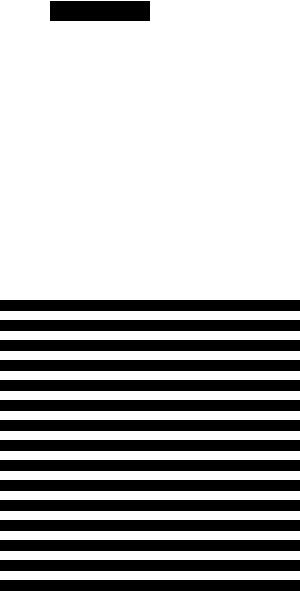
Frame 1 (no input)
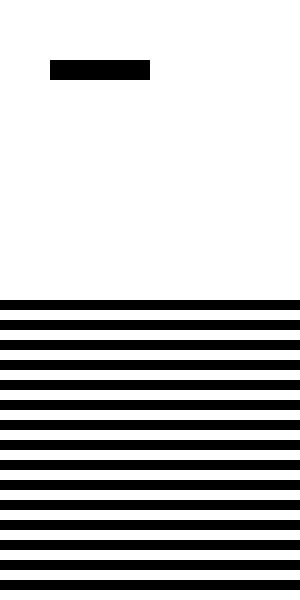
Frame 60 (the mouse pressed at the canvas centre just before this capture)
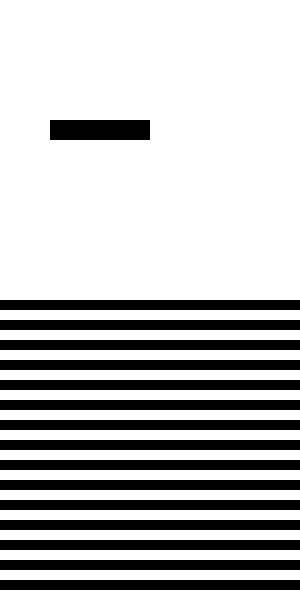
Frame 120 (the mouse held since frame 60 and released just before this capture)

The Processing sketch that drew these frames (run headless with seeded random() and noise(); from frame 60 on, the mouse is pressed at the canvas centre):

// Processing sketch: basic_FootStep
// ── basic_FootStep.pde
//basic_FootStep.pde
//Draw the footstep
//2022/05/09
//1-4-45 Taiyu Honma
void setup(){
  size(300,600);
}
  int y = 0;
void draw(){
  background(255);
  fill(0);
  for(int i=0;i<30;i++){
    if(i%2==0){
      rect(0,300+10*i,300,10);
    }
  }
  y++;
  noStroke();
  fill(0);
  rect(50,y%600,100,20);
  fill(255);
  rect(150,y%600,100,20);
}
